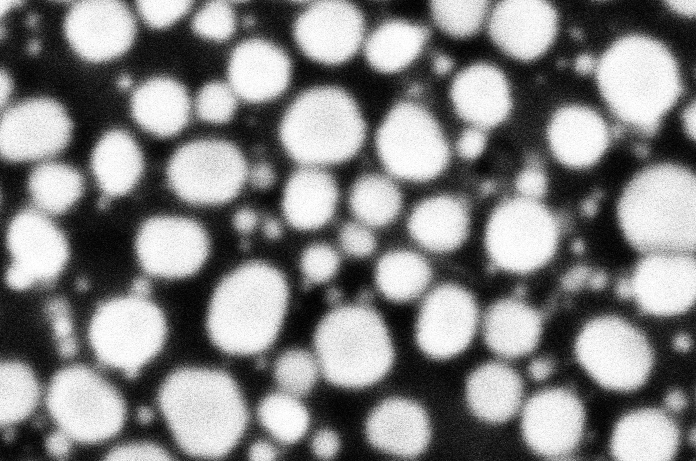
#> input picture test.tif, 696 x 461 px, found by its file name
$ python main.py   (older library calls are emulated)
#> lines starting #> are read from the running program, lines starting #| are printed output that depends on the picture
### functions.py
# Description: 该文件包含了一些用于计算图像梯度、边缘检测和法线估计的函数

import cv2
import numpy as np
from scipy.ndimage import gaussian_filter
#from scipy.spatial.distance import cosine
from pyemd import emd

def detect_edges_and_normals(image_path, num_points, sigma=1, margin=30):
    # 1. 读取图像并转换为灰度图像
    image = cv2.imread(image_path, cv2.IMREAD_GRAYSCALE)

    # 2. 对图像进行高斯平滑处理以减少噪声
    smoothed_image = gaussian_filter(image, sigma)

    # 3. 使用 Canny 算子进行边缘检测
    edges = cv2.Canny(smoothed_image, 50, 150)

    # 4. 计算图像梯度的幅度和方向
    sobelx = cv2.Sobel(smoothed_image, cv2.CV_64F, 1, 0, ksize=3)  # x方向的梯度
    sobely = cv2.Sobel(smoothed_image, cv2.CV_64F, 0, 1, ksize=3)  # y方向的梯度

    # 计算梯度方向
    gradient_direction = np.arctan2(sobely, sobelx)

    # 找到边缘像素的位置
    edge_points = np.argwhere(edges > 0)

    # 过滤掉靠近边缘的点，以避免法线超出图像边缘
    filtered_points = [point for point in edge_points if margin <= point[0] < image.shape[0] - margin and margin <= point[1] < image.shape[1] - margin]
    filtered_points = np.array(filtered_points)

    # 随机选择一些边缘点来可视化
    selected_points = filtered_points[np.random.choice(filtered_points.shape[0], num_points, replace=False)]

    return selected_points, gradient_direction, smoothed_image, image

def extract_normal_intensities(selected_points, gradient_direction, image, length=20):
    normal_intensities = []

    for point in selected_points:
        y, x = point
        # 获取梯度方向
        theta = gradient_direction[y, x]

        # 计算法线方向（与梯度方向一致）
        normal_direction = theta

        # 在法线方向上提取灰度值
        line_x = np.linspace(x - length * np.cos(normal_direction), x + length * np.cos(normal_direction), num=2 * length)
        line_y = np.linspace(y - length * np.sin(normal_direction), y + length * np.sin(normal_direction), num=2 * length)

        # 确保坐标在图像范围内
        line_x = np.clip(line_x, 0, image.shape[1] - 1).astype(int)
        line_y = np.clip(line_y, 0, image.shape[0] - 1).astype(int)

        # 获取沿法线方向的灰度值
        intensities = image[line_y, line_x]
        normal_intensities.append(intensities)

    return normal_intensities

def average_normal_intensities(normal_intensities):
    # 对所有法线上的灰度值进行平均
    max_length = max(len(intensities) for intensities in normal_intensities)
    averaged_intensities = np.zeros(max_length)
    count = np.zeros(max_length)

    for intensities in normal_intensities:
        length = len(intensities)
        averaged_intensities[:length] += intensities
        count[:length] += 1

    # 避免除以零的情况
    count[count == 0] = 1
    averaged_intensities /= count

    return averaged_intensities

def calculate_emd_similarity_matrix(normal_intensities, bins=256, value_range=(0, 255)):
    """
    计算样本间的 Earth Mover's Distance (EMD) 相似度矩阵

    Parameters:
        normal_intensities: 灰度分布数组
        bins: 直方图箱数
        value_range: 灰度值范围

    Returns:
        similarity_matrix: EMD 距离矩阵
    """
    # 确保输入数据类型为 float64
    histograms = []
    for intensities in normal_intensities:
        hist, _ = np.histogram(intensities.astype(np.float64),
                             bins=bins,
                             range=value_range,
                             density=True)
        # 确保直方图数据为 float64
        histograms.append(hist.astype(np.float64))

    histograms = np.array(histograms, dtype=np.float64)
    n_samples = len(histograms)
    similarity_matrix = np.zeros((n_samples, n_samples), dtype=np.float64)

    # 创建 float64 类型的距离矩阵
    distance_matrix = np.abs(
        np.arange(bins, dtype=np.float64).reshape(-1, 1) -
        np.arange(bins, dtype=np.float64)
    )

    # 计算 EMD 距离
    for i in range(n_samples):
        for j in range(i, n_samples):  # 优化：只计算上三角矩阵
            hist1 = histograms[i]
            hist2 = histograms[j]

            # 确保直方图和为1
            hist1 = hist1 / np.sum(hist1)
            hist2 = hist2 / np.sum(hist2)

            distance = emd(hist1, hist2, distance_matrix)
            similarity_matrix[i, j] = distance
            similarity_matrix[j, i] = distance  # 对称矩阵

    return similarity_matrix

# [16 lines left out: function filter_outliers_by_gray_value, not called in this run]

### main.py
import os
import numpy as np
import matplotlib.pyplot as plt
import cv2
import tifffile as tiff
from functions import (detect_edges_and_normals, extract_normal_intensities, average_normal_intensities,
                       calculate_emd_similarity_matrix, filter_outliers_by_gray_value)
#from psf_estimation import estimate_psf_from_average_intensity, fit_gaussian_to_psf, expand_psf_to_2d
from psf_estimation import estimate_psf
from RLdeconvolution import deconvolve_image

if __name__ == "__main__":
    image_path = '/Users/harlan/Documents/shaolab/code_proj/psf/test.tif'
    originimage = np.array(cv2.imread(image_path, cv2.IMREAD_GRAYSCALE))
#> originimage is the input picture: shape (461, 696); min 0, max 255, mean 130.4
    print(originimage.shape)
#| (461, 696)
    file_name = os.path.splitext(os.path.basename(image_path))[0]
    headname = file_name + '_'
    num_points = 200
    selected_points, gradient_direction, smoothed_image, image = detect_edges_and_normals(image_path, num_points)
#> in detect_edges_and_normals, `edges = cv2.Canny(smoothed_image, 50, 150)`:
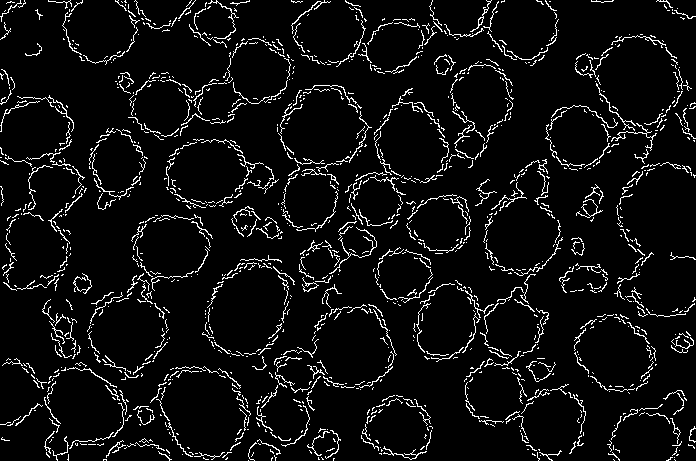
#> edges: shape (461, 696); 6.2% white in thin lines or dots
#> in detect_edges_and_normals, `sobelx = cv2.Sobel(smoothed_image, cv2.CV_64F, 1, 0, ksize=3)`:
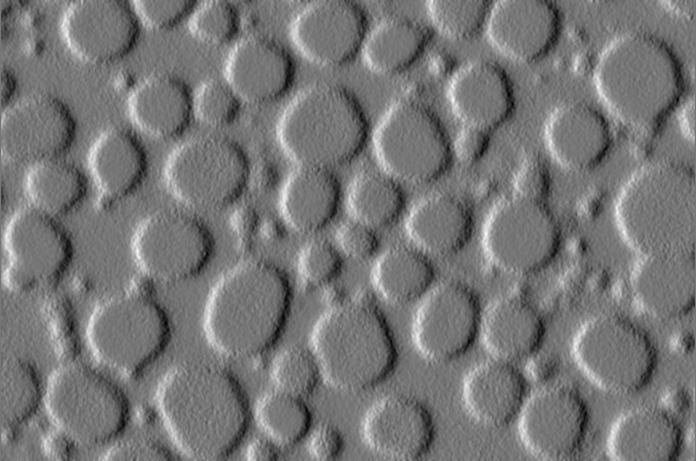
#> sobelx: shape (461, 696) float64; min -206, max 237, mean 0.1; drawn with min black and max white
#> in detect_edges_and_normals, `sobely = cv2.Sobel(smoothed_image, cv2.CV_64F, 0, 1, ksize=3)`:
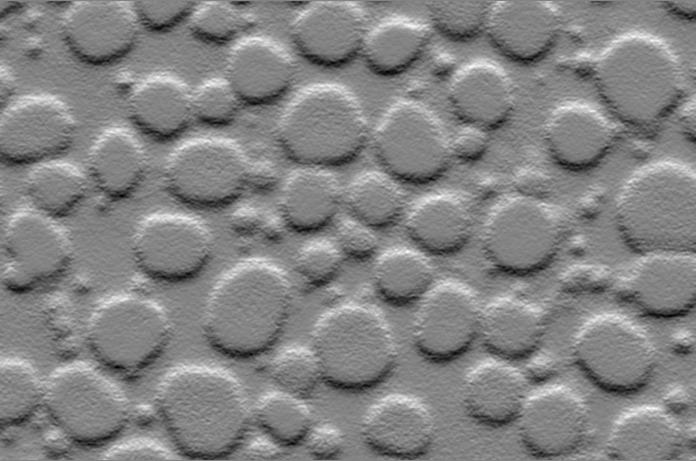
#> sobely: shape (461, 696) float64; min -219, max 205, mean -0.7; drawn with min black and max white
#> in detect_edges_and_normals, `gradient_direction = np.arctan2(sobely, sobelx)`:
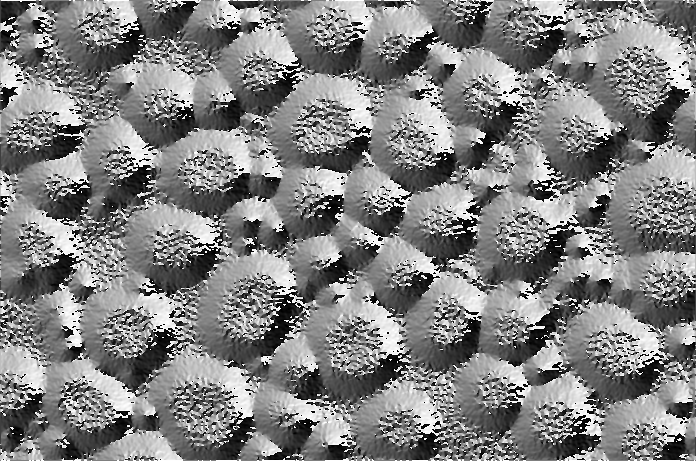
#> gradient_direction: shape (461, 696) float64; min -3.14, max 3.14, mean 0.0541; drawn with min black and max white
#> in detect_edges_and_normals, `edge_points = np.argwhere(edges > 0)`: edge_points = 19975 pairs, first value 0 to 460, second value 0 to 695
#> in detect_edges_and_normals, `filtered_points = [point for point in edge_points if margin <= point[0..`: filtered_points = 16113 pairs, first value 30 to 430, second value 30 to 665
#> in detect_edges_and_normals, `selected_points = filtered_points[np.random.choice(filtered_points.sha..`: selected_points = 200 pairs, first value 30 to 429, second value 31 to 663
    '''
    select points & filter & visualization
    '''
    # 提取原图像上的法线灰度值分布
    normal_intensities = extract_normal_intensities(selected_points, gradient_direction, image)
#> the loop in extract_normal_intensities, `for point in selected_points:` made 200 passes
#> (y, x, theta, normal_direction) on passes 1 to 3: (203, 35, -0.422, -0.422), (422, 425, 2.71, 2.71), (202, 402, -3.11, -3.11)
#> after the loop in extract_normal_intensities, `for point in selected_points:`: normal_intensities = 200 items
#> normal_intensities = 200 items
    averaged_intensities = average_normal_intensities(normal_intensities)
#> in average_normal_intensities, `max_length = max(len(intensities) for intensities in normal_intensities)`: max_length = 40
#> after the loop in average_normal_intensities, `for intensities in normal_intensities:`: averaged_intensities = 40 values, max 44619 at index 31, min 9767 at index 9, mean 27134.6; count = 40 values from 200 to 200
#> in average_normal_intensities, `averaged_intensities /= count`: averaged_intensities = 40 values, max 223.1 at index 31, min 48.84 at index 9, mean 135.7
    similarity_matrix = calculate_emd_similarity_matrix(normal_intensities)
#> after the loop in calculate_emd_similarity_matrix, `for intensities in normal_intensities:`: histograms = 200 items
#> in calculate_emd_similarity_matrix, `histograms = np.array(histograms, dtype=np.float64)`:
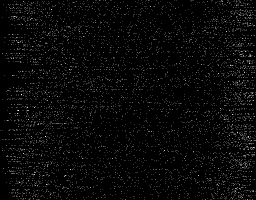
#> histograms: shape (200, 256) float64; min 0, max 0.125, mean 0.00392; drawn with min black and max white
#> in calculate_emd_similarity_matrix, `n_samples = len(histograms)`: n_samples = 200
#> after the loop in calculate_emd_similarity_matrix, `for i in range(n_samples):`: similarity_matrix: shape (200, 200) float64; every value is 0
#> (the run stopped early here; a loop or call above may not have finished)
